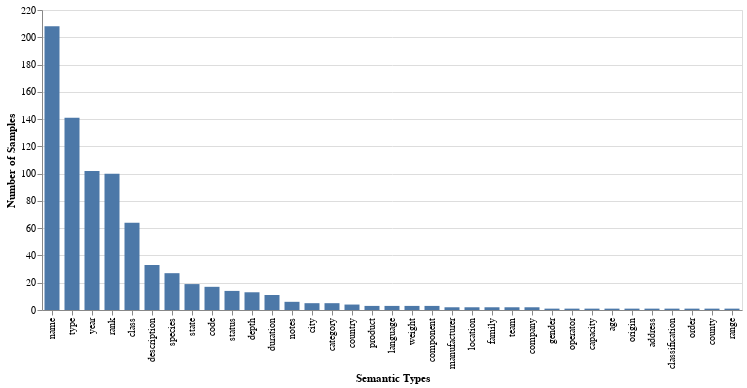

Write notebook code for a chart like this one.
### Code cell
alt.Chart(type_freq_df.reset_index()).mark_bar(size=15).encode(
    x = alt.X('type:O',
              title = 'Semantic Types',
              sort=alt.EncodingSortField(
                field="count",  
                order="descending")),
    y = alt.Y('count', title='Number of Samples')    
)

### Figure 1 — Vega-Lite specification as saved in the notebook (floating-point values rounded to 4 significant figures)
{"config": {"view": {"continuousWidth": 400, "continuousHeight": 300}}, "data": {"name": "data-ba5cc19ab75f9049ad503ba13b0710cc"}, "mark": {"type": "bar", "size": 15}, "encoding": {"x": {"field": "type", "sort": {"field": "count", "order": "descending"}, "title": "Semantic Types", "type": "ordinal"}, "y": {"field": "count", "title": "Number of Samples", "type": "quantitative"}}, "$schema": "https://vega.github.io/schema/vega-lite/v4.17.0.json", "datasets": {"data-ba5cc19ab75f9049ad503ba13b0710cc": [{"type": "name", "count": 208}, {"type": "type", "count": 141}, {"type": "year", "count": 102}, {"type": "rank", "count": 100}, {"type": "class", "count": 64}, {"type": "description", "count": 33}, {"type": "species", "count": 27}, {"type": "state", "count": 19}, {"type": "code", "count": 17}, {"type": "status", "count": 14}, {"type": "depth", "count": 13}, {"type": "duration", "count": 11}, {"type": "notes", "count": 6}, {"type": "city", "count": 5}, {"type": "category", "count": 5}, {"type": "country", "count": 4}, {"type": "product", "count": 3}, {"type": "language", "count": 3}, {"type": "weight", "count": 3}, {"type": "component", "count": 3}, {"type": "manufacturer", "count": 2}, {"type": "location", "count": 2}, {"type": "family", "count": 2}, {"type": "team", "count": 2}, {"type": "company", "count": 2}, {"type": "gender", "count": 1}, {"type": "operator", "count": 1}, {"type": "capacity", "count": 1}, {"type": "age", "count": 1}, {"type": "origin", "count": 1}, {"type": "address", "count": 1}, {"type": "classification", "count": 1}, {"type": "order", "count": 1}, {"type": "county", "count": 1}, {"type": "range", "count": 1}]}}
